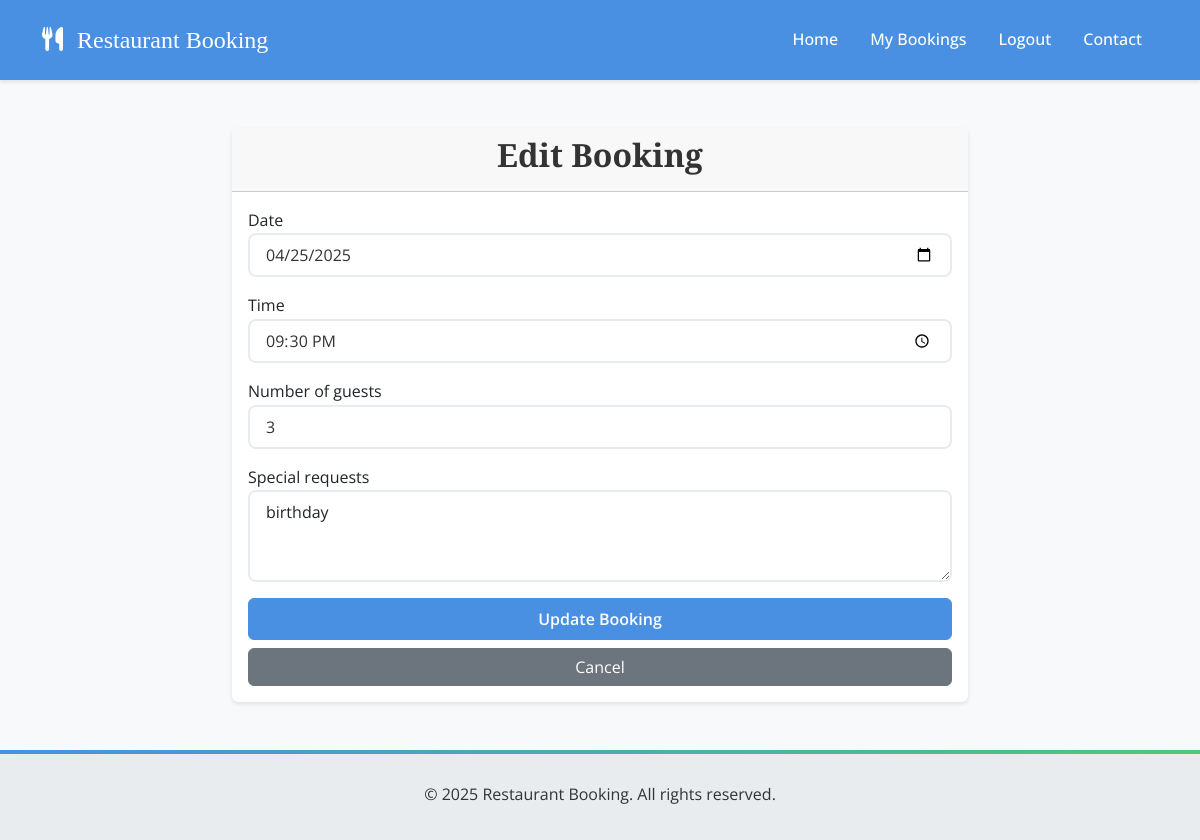
Screenshot of /booking/4/edit/ (signed in) with the database file from the repository.
### restaurant/models.py (models this page shows, shortened)
class Booking(models.Model):
    STATUS_CHOICES = [
        ('pending', 'Pending'),
        ('confirmed', 'Confirmed'),
        ('cancelled', 'Cancelled'),
    ]
    user = models.ForeignKey(User, on_delete=models.CASCADE)
    restaurant = models.ForeignKey(Restaurant, on_delete=models.CASCADE)
    table = models.ForeignKey(
        Table,
        on_delete=models.CASCADE,
        null=True,
        blank=True
    )  # Optional table assignment
    time_slot = models.ForeignKey(
        TimeSlot,
        on_delete=models.CASCADE,
        null=True,
        blank=True
    )  # Optional time slot
    date = models.DateField()
    time = models.TimeField()
    number_of_guests = models.PositiveIntegerField()
    special_requests = models.TextField(blank=True, null=True)
    status = models.CharField(
        max_length=20,
        choices=STATUS_CHOICES,
        default='pending'
    )
    created_at = models.DateTimeField(auto_now_add=True)
    updated_at = models.DateTimeField(auto_now=True)
    class Meta:
        ordering = ['-date', '-time']  # Orders bookings by date and time

### restaurant/views.py (the view)
@login_required
def edit_booking(request, booking_id):
    booking = get_object_or_404(Booking, id=booking_id, user=request.user)
    if booking.status == 'cancelled':
        messages.error(
            request,
            'Cannot edit a cancelled booking. Please create a new booking instead.'
        )
        return redirect('my_bookings')
    if request.method == 'POST':
        form = BookingForm(request.POST, instance=booking)
        if form.is_valid():
            try:
                updated_booking = form.save()
                messages.success(
                    request,
                    'Your booking has been updated successfully!'
                )
                return redirect('my_bookings')
            except Exception as e:
                messages.error(
                    request,
                    'An error occurred while updating your booking. '
                    'Please try again later.'
                )
                print(f"Booking update error: {str(e)}")
        else:
            messages.error(
                request,
                'Please correct the errors in the form below.'
            )
            for field, errors in form.errors.items():
                for error in errors:
                    messages.error(request, f"{field.title()}: {error}")
    else:
        form = BookingForm(instance=booking)
    return render(
        request,
        'restaurant/edit_booking.html',
        {'form': form, 'booking': booking}
    )

### restaurant/views.py (shortened to what this page needs)
class BookingForm(forms.ModelForm):
    class Meta:
        model = Booking
        fields = ['date', 'time', 'number_of_guests', 'special_requests']
        widgets = {
            'date': forms.DateInput(attrs={
                'type': 'date',
                'class': 'form-control',
                'min': date.today().strftime('%Y-%m-%d')
            }),
            'time': forms.TimeInput(
                attrs={'type': 'time', 'class': 'form-control'}
            ),
            'number_of_guests': forms.NumberInput(
                attrs={'class': 'form-control', 'min': 1}
            ),
            'special_requests': forms.Textarea(
                attrs={'class': 'form-control', 'rows': 3}
            ),
        }

### templates/restaurant/edit_booking.html (shortened to what this page needs)
{% extends 'base.html' %}
{% load static %}
{% block content %}
<div class="container mt-5">
    <div class="row justify-content-center">
        <div class="col-md-8">
            <div class="card">
                <div class="card-header">
                    <h2 class="text-center">Edit Booking</h2>
                </div>
                <div class="card-body">
                    <form method="post">
                        {% for field in form %}
                        <div class="form-group mb-3">
                            <label for="{{ field.id_for_label }}">{{ field.label }}</label>
                            {{ field }}
                        </div>
                        {% endfor %}
                        <div class="d-grid gap-2">
                            <button type="submit" class="btn btn-primary">Update Booking</button>
                            <a href="{% url 'my_bookings' %}" class="btn btn-secondary">Cancel</a>
                        </div>
                    </form>
                </div>
            </div>
        </div>
    </div>
</div>
{% endblock %}

### static/css/custom.css (style rules this page uses)
:root { --primary-color: #4A90E2; --secondary-color: #50C878; --accent-color: #FF6B6B; --background-color: #F8F9FA; --text-color: #333333; --light-gray: #E9ECEF; --dark-gray: #6C757D; --heading-font: 'Playfair Display', serif; --body-font: 'Open Sans', sans-serif; --special-font: 'Lato', sans-serif; --spacing-xs: 0.25rem; --spacing-sm: 0.5rem; --spacing-md: 1rem; --spacing-lg: 1.5rem; --spacing-xl: 2rem; }
body { font-family: var(--body-font); color: var(--text-color); background-color: var(--background-color); line-height: 1.6; }
h1, h2, h3, h4, h5, h6 { font-family: var(--heading-font); font-weight: 600; color: var(--text-color); }
h2 { font-size: 2rem; }
.card { border: none; box-shadow: 0 2px 4px rgba(0,0,0,0.1); transition: all 0.3s cubic-bezier(0.4, 0, 0.2, 1); margin-bottom: var(--spacing-md); overflow: hidden; position: relative; }
.card::before { content: ''; position: absolute; top: 0; left: 0; width: 100%; height: 100%; background: linear-gradient(45deg, rgba(74, 144, 226, 0.1), rgba(80, 200, 120, 0.1)); opacity: 0; transition: opacity 0.3s ease; }
.form-control { border-radius: 8px; border: 2px solid var(--light-gray); padding: var(--spacing-sm) var(--spacing-md); font-family: var(--body-font); transition: all 0.3s ease; background-color: white; cursor: text; position: relative; z-index: 1; }
input[type="text"], input[type="email"], input[type="password"], input[type="number"], input[type="date"], input[type="time"], textarea, select { -webkit-appearance: none; -moz-appearance: none; appearance: none; background-color: white; border: 2px solid var(--light-gray); border-radius: 8px; padding: var(--spacing-sm) var(--spacing-md); font-family: var(--body-font); font-size: 1rem; line-height: 1.5; color: var(--text-color); transition: all 0.3s ease; cursor: text; position: relative; z-index: 1; }
.form-group { margin-bottom: var(--spacing-md); position: relative; }
.btn { position: relative; overflow: hidden; transition: all 0.3s cubic-bezier(0.4, 0, 0.2, 1); }
.btn::after { content: ''; position: absolute; top: 50%; left: 50%; width: 5px; height: 5px; background: rgba(255, 255, 255, 0.5); opacity: 0; border-radius: 100%; transform: scale(1, 1) translate(-50%); transform-origin: 50% 50%; }
.btn-primary { background-color: var(--primary-color); border-color: var(--primary-color); font-family: var(--body-font); font-weight: 600; padding: var(--spacing-sm) var(--spacing-md); transition: all 0.3s ease; }

### rows the page displays
Booking: form "04/25/2025" "21:30:00" "3" "birthday"

### other values shown
{{ field.label }} "Date" "Time" "Number of guests" "Special requests"
